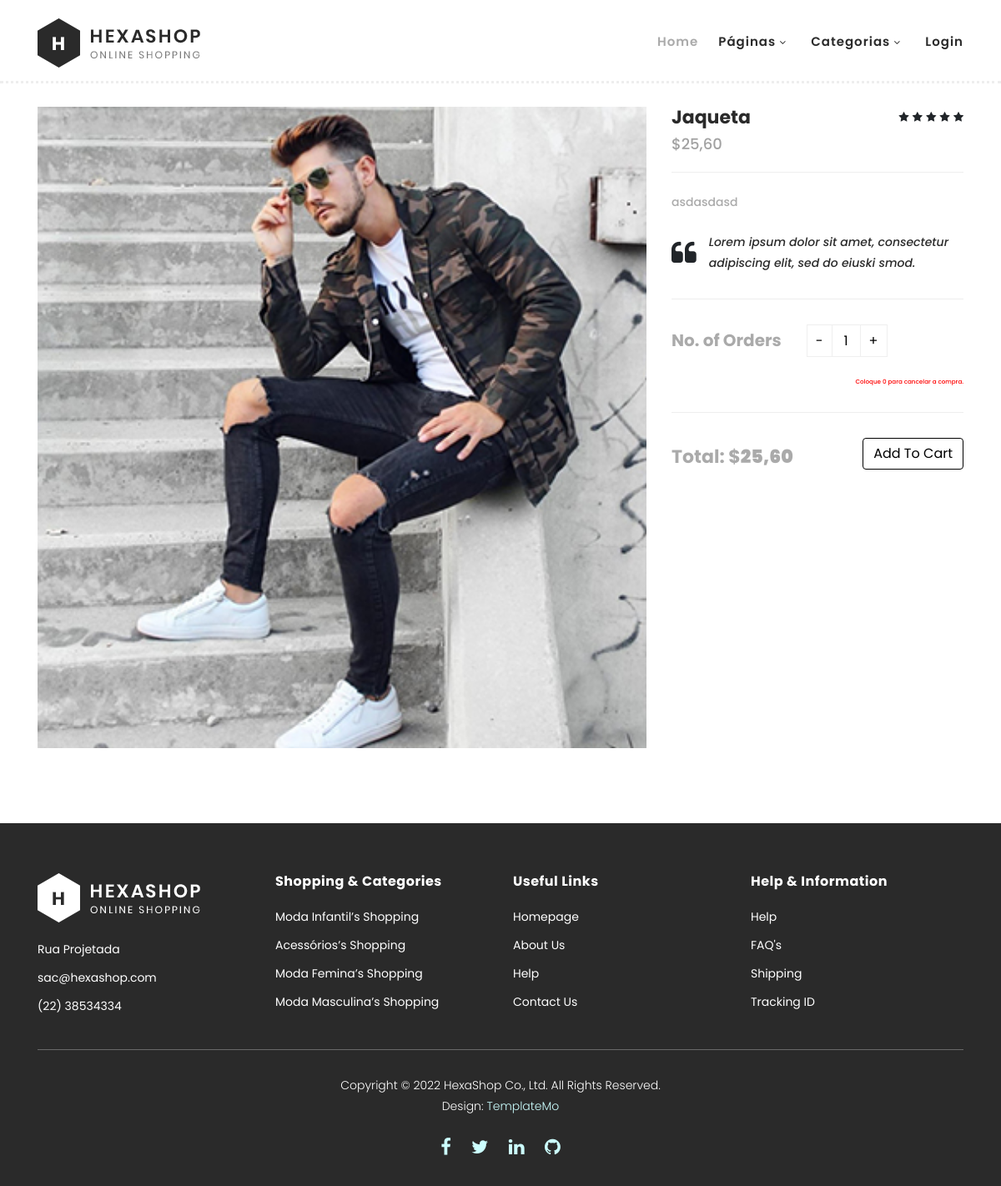
Page /single-product/1 on the committed database.
### core/models.py (models this page shows, shortened)
class Product(models.Model):
    product_name = models.CharField(max_length = 30, verbose_name='Produto')
    product_description = models.CharField(max_length = 60, verbose_name='Descrição')
    product_price = models.DecimalField(max_digits=7, decimal_places=2, verbose_name='Preço')
    product_status = models.BooleanField(verbose_name='Disponível')
    product_image = models.ImageField(null=True, verbose_name='Imagem')
    product_netweight = models.DecimalField(max_digits=7, decimal_places=2, verbose_name="Peso líquido (em Kg):")
    product_weight = models.DecimalField(max_digits=7, decimal_places=2, verbose_name="Peso bruto (em Kg):")
    product_height = models.DecimalField(max_digits=7, decimal_places=2, verbose_name="Altura (em cm):")
    product_width = models.DecimalField(max_digits=7, decimal_places=2, verbose_name="Largura (em cm):")
    product_length = models.DecimalField(max_digits=7, decimal_places=2, verbose_name="Profundidade (em cm):")
    class Meta:
        verbose_name= 'Produto'
        verbose_name_plural = 'Produtos'
        ordering = ['product_name']

class Category(models.Model):
    category_name = models.CharField(max_length = 30, verbose_name='Categoria')
    category_description = models.CharField(max_length = 60, verbose_name='Descrição')
    category_breve = models.CharField(max_length = 45, blank=True, null=True, verbose_name='Descrição breve')
    category_image = models.ImageField(null=True, verbose_name='Imagem')
    class Meta:
        verbose_name= 'Categoria'
        verbose_name_plural = 'Categorias'
        ordering = ['category_name']

### core/views.py (the view)
# urls.py: path("single-product/<int:pk>", views.product_view, name="single-product"),
def product_view(request,pk):
    context = dados_nav(request)
    prod = Product.objects.get(pk=pk)
    context.setdefault('product', prod)
    return render(request,'single-product.html',context)

### core/views.py (called while the page is built)
def dados_nav(request):
    categorias = Category.objects.all()
    carrinho = request.session.get('cart', {})
    qtd_prod = 0
    if len(carrinho):
        for item in carrinho.values():
            qtd_prod += int(item['quantidade'])
    aux = []
    for i in categorias:
        aux.append(i)
    if aux:
        if len(aux) < 5:
            num = len(aux)
        else:
            num = 5
        rodape = sample(aux,num)
    else:
        rodape = []
    context = {'categorias': categorias,
               'qtd_prod': qtd_prod,
               'dados': dados,
               'rodape': rodape }
    return context

### core/templates/single-product.html (shortened to what this page needs)
{% extends 'base.html' %}
{% load static %}
{% block content %}
    <section class="section pt-5" id="product" style="padding-top: 15px;">
        <form method="POST" action="{% url 'order/' %}">
            <div class="container">
                <div class="row">
                    <div class="col-lg-8">
                    <div class="left-images">
                        <img src="{{product.product_image.url }}" alt="">
                    </div>
                </div>
                <div class="col-lg-4">
                    <div class="right-content">
                        <h4><input type="hidden" name='product_name' value="{{ product.product_name|safe }}">{{ product.product_name }}</h4>
                        <span class="price">$<input type="hidden" name='product_price' value={{ product.product_price }}>{{ product.product_price }}</span>
                        <ul class="stars">
                            <li><i class="fa fa-star"></i></li>
                            <li><i class="fa fa-star"></i></li>
                            <li><i class="fa fa-star"></i></li>
                            <li><i class="fa fa-star"></i></li>
                            <li><i class="fa fa-star"></i></li>
                        </ul>
                        <span>{{ product.product_description }}</span>
                        <div class="quote">
                            <i class="fa fa-quote-left"></i><p>Lorem ipsum dolor sit amet, consectetur adipiscing elit, sed do eiuski smod.</p>
                        </div>
                        <div class="quantity-content">
                            <div class="left-content">
                                <h6>No. of Orders</h6>
                            </div>
                            <div class="right-content">
                                <div class="quantity buttons_added">
                                    <input type="button" value="-" class="minus" onclick="decrement()">
                                    <input type="number" step="1" min="0" max="" name="quantity" value="1" title="Qty" class="input-text qty text" size="4" pattern="" inputmode="" id="quantity">
                                    <input type="button" value="+" class="plus" onclick="increment()">
                                </div>
                                <span style="font-size: 0.45rem; color: red;">Coloque 0 para cancelar a compra.</span>
                            </div>
                        </div>
                        <div class="total">
                            <h4>Total: $<strong id="total">{{ product.product_price|floatformat:2 }}</strong></h4>
                            <div class="main-border-button"> <input type="submit" class="btn btn-custom" value="Add To Cart"></div>
                        </div>
                    </div>
                </div>
                </div>
            </div>
        </form>
    </section>
{% endblock %}

### core/templates/base.html (shortened to what this page needs)
<!DOCTYPE html>
<html lang="en">
  <head>
    {% load static %}
    <link rel="stylesheet" type="text/css" href="{% static 'css/bootstrap.min.css' %}">
    <link rel="stylesheet" type="text/css" href="{% static 'css/font-awesome.css' %}">
    <link rel="stylesheet" href="{% static 'css/templatemo-hexashop.css' %}">
    <link rel="stylesheet" href="{% static 'css/owl-carousel.css' %}">
    <link rel="stylesheet" href="{% static 'css/lightbox.css' %}">
    </head>
    <body>
    <header class="header-area header-sticky">
        <div class="container">
            <div class="row">
                <div class="col-12">
                    <nav class="main-nav">
                        <a href="/" class="logo">
                            <img src="{% static 'images/logo.png' %}">
                        </a>
                        <ul class="nav">
                            <li class="scroll-to-section"><a href="/#top" class="active">Home</a></li>
                            <li class="submenu">
                                <a href="javascript:;">Páginas</a>
                            </li>
                            <li class="submenu">
                                <a href="javascript:;">Categorias</a>
                            </li>
                            {% if user.is_authenticated %}
                              <li class="scroll-to-section"><a href="{% url 'logout/' %}">Sair</a></li>
                            {% else %}
                              <li><a href="../login">Login</a></li>
                            {% endif %}
                        </ul>
                    </nav>
                </div>
            </div>
        </div>
    </header>
    {% block content %}
    {% endblock content %}
        <footer>
          <div class="container">
              <div class="row">
                  <div class="col-lg-3">
                      <div class="first-item">
                          <div class="logo">
                              <img src="{% static 'images/white-logo.png' %}" alt="hexashop ecommerce templatemo">
                          </div>
                          <ul>
                              <li><a href="#">{{ dados.loja_end }}</a></li>
                              <li><a href="mailto:someone@example.com">{{ dados.loja_email }}</a></li>
                              <li><a href="#">{{ dados.loja_tel }}</a></li>
                          </ul>
                      </div>
                  </div>
                  <div class="col-lg-3">
                      <h4>Shopping &amp; Categories</h4>
                      <ul>
                        {% for r in rodape %}
                          <li><a href="../category/{{ r.id|safe }}">{{r.category_name|safe}}’s Shopping</a></li>
                        {% endfor %}
                      </ul>
                  </div>
                  <div class="col-lg-3">
                      <h4>Useful Links</h4>
                      <ul>
                          <li><a href="/">Homepage</a></li>
                          <li><a href="#">About Us</a></li>
                          <li><a href="#">Help</a></li>
                          <li><a href="#">Contact Us</a></li>
                      </ul>
                  </div>
                  <div class="col-lg-3">
                      <h4>Help &amp; Information</h4>
                      <ul>
                          <li><a href="#">Help</a></li>
                          <li><a href="#">FAQ's</a></li>
                          <li><a href="#">Shipping</a></li>
                          <li><a href="#">Tracking ID</a></li>
                      </ul>
                  </div>
                  <div class="col-lg-12">
                      <div class="under-footer">
                          <p>Copyright © 2022 HexaShop Co., Ltd. All Rights Reserved.
                          <br>Design: <a href="https://templatemo.com/tm-571-hexashop" target="_parent" title="free css templates">TemplateMo</a></p>
                          <ul>
                              <li><a href="#"><i class="fa fa-facebook"></i></a></li>
                              <li><a href="#"><i class="fa fa-twitter"></i></a></li>
                              <li><a href="http://www.linkedin.com/in/allan-da-silva-borges"><i class="fa fa-linkedin"></i></a></li>
                              <li><a href="https://github.com/AllanSBorges"><i class="fa fa-github"></i></a></li>
                          </ul>
                      </div>
                  </div>
              </div>
          </div>
      </footer>
  </body>
</html>

### core/templates/single-product.html (style rules this page uses)
.quantity { display: flex; align-items: center; }
input[type="number"] { width: 40px; text-align: center; margin: 0 5px; -moz-appearance: textfield; }
.btn-custom { background-color: #fff; color: #000; border: 1px solid #000; transition: background-color 0.3s, color 0.3s; }

### rows in the picture
Product: product_image (picture), product_name "Jaqueta", product_price "25,60", product_description "asdasdasd"
Category: category_name "Moda Infantil"
Category: category_name "Acessórios"
Category: category_name "Moda Femina"
Category: category_name "Moda Masculina"

### other values in the picture
{{ dados.loja_end }} "Rua Projetada"
{{ dados.loja_email }} "sac@hexashop.com"
{{ dados.loja_tel }} "(22) 38534334"
